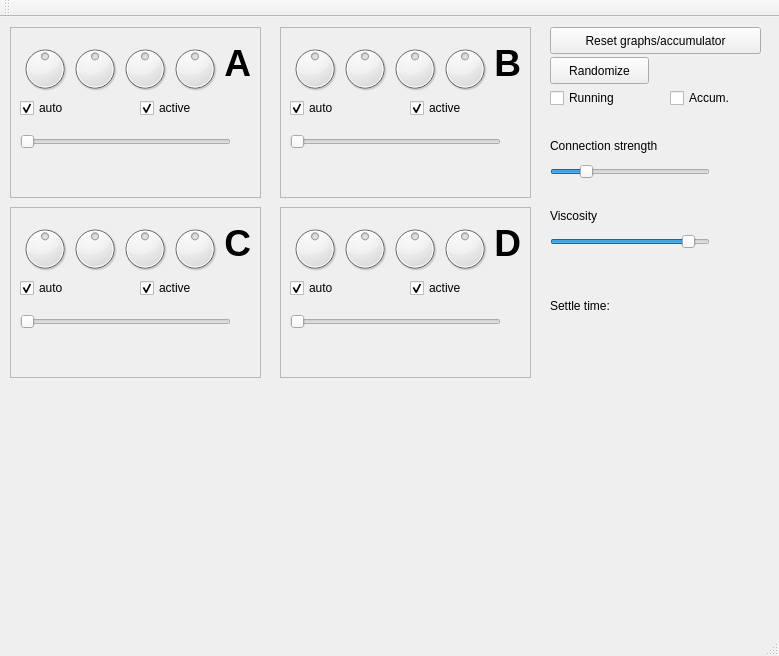
<?xml version="1.0" encoding="UTF-8"?>
<ui version="4.0">
 <class>MainWindow</class>
 <widget class="QMainWindow" name="MainWindow">
  <property name="geometry">
   <rect>
    <x>0</x>
    <y>0</y>
    <width>779</width>
    <height>656</height>
   </rect>
  </property>
  <property name="windowTitle">
   <string>Homeostat</string>
  </property>
  <widget class="QWidget" name="centralWidget">
   <widget class="QFrame" name="frame1">
    <property name="geometry">
     <rect>
      <x>10</x>
      <y>10</y>
      <width>251</width>
      <height>171</height>
     </rect>
    </property>
    <property name="frameShape">
     <enum>QFrame::StyledPanel</enum>
    </property>
    <property name="frameShadow">
     <enum>QFrame::Raised</enum>
    </property>
    <widget class="QDial" name="dialA1">
     <property name="geometry">
      <rect>
       <x>10</x>
       <y>10</y>
       <width>50</width>
       <height>64</height>
      </rect>
     </property>
     <property name="minimum">
      <number>-100</number>
     </property>
     <property name="maximum">
      <number>100</number>
     </property>
    </widget>
    <widget class="QDial" name="dialB1">
     <property name="geometry">
      <rect>
       <x>60</x>
       <y>10</y>
       <width>50</width>
       <height>64</height>
      </rect>
     </property>
     <property name="minimum">
      <number>-100</number>
     </property>
     <property name="maximum">
      <number>100</number>
     </property>
    </widget>
    <widget class="QDial" name="dialC1">
     <property name="geometry">
      <rect>
       <x>110</x>
       <y>10</y>
       <width>50</width>
       <height>64</height>
      </rect>
     </property>
     <property name="minimum">
      <number>-100</number>
     </property>
     <property name="maximum">
      <number>100</number>
     </property>
    </widget>
    <widget class="QSlider" name="slider1">
     <property name="geometry">
      <rect>
       <x>10</x>
       <y>100</y>
       <width>211</width>
       <height>29</height>
      </rect>
     </property>
     <property name="minimum">
      <number>0</number>
     </property>
     <property name="maximum">
      <number>1000</number>
     </property>
     <property name="orientation">
      <enum>Qt::Horizontal</enum>
     </property>
    </widget>
    <widget class="QCheckBox" name="automatic1">
     <property name="geometry">
      <rect>
       <x>10</x>
       <y>70</y>
       <width>97</width>
       <height>22</height>
      </rect>
     </property>
     <property name="text">
      <string>auto</string>
     </property>
     <property name="checked">
      <bool>true</bool>
     </property>
    </widget>
    <widget class="QLabel" name="label">
     <property name="geometry">
      <rect>
       <x>180</x>
       <y>10</y>
       <width>61</width>
       <height>51</height>
      </rect>
     </property>
     <property name="font">
      <font>
       <pointsize>28</pointsize>
       <weight>75</weight>
       <bold>true</bold>
      </font>
     </property>
     <property name="text">
      <string>A</string>
     </property>
     <property name="alignment">
      <set>Qt::AlignRight|Qt::AlignTrailing|Qt::AlignVCenter</set>
     </property>
    </widget>
    <widget class="QDial" name="dialD1">
     <property name="geometry">
      <rect>
       <x>160</x>
       <y>10</y>
       <width>50</width>
       <height>64</height>
      </rect>
     </property>
     <property name="minimum">
      <number>-100</number>
     </property>
     <property name="maximum">
      <number>100</number>
     </property>
    </widget>
    <widget class="QCheckBox" name="active1">
     <property name="geometry">
      <rect>
       <x>130</x>
       <y>70</y>
       <width>97</width>
       <height>22</height>
      </rect>
     </property>
     <property name="text">
      <string>active</string>
     </property>
     <property name="checked">
      <bool>true</bool>
     </property>
    </widget>
   </widget>
   <widget class="QFrame" name="frame2">
    <property name="geometry">
     <rect>
      <x>280</x>
      <y>10</y>
      <width>251</width>
      <height>171</height>
     </rect>
    </property>
    <property name="frameShape">
     <enum>QFrame::StyledPanel</enum>
    </property>
    <property name="frameShadow">
     <enum>QFrame::Raised</enum>
    </property>
    <widget class="QDial" name="dialA2">
     <property name="geometry">
      <rect>
       <x>10</x>
       <y>10</y>
       <width>50</width>
       <height>64</height>
      </rect>
     </property>
     <property name="minimum">
      <number>-100</number>
     </property>
     <property name="maximum">
      <number>100</number>
     </property>
    </widget>
    <widget class="QDial" name="dialB2">
     <property name="geometry">
      <rect>
       <x>60</x>
       <y>10</y>
       <width>50</width>
       <height>64</height>
      </rect>
     </property>
     <property name="minimum">
      <number>-100</number>
     </property>
     <property name="maximum">
      <number>100</number>
     </property>
    </widget>
    <widget class="QDial" name="dialC2">
     <property name="geometry">
      <rect>
       <x>110</x>
       <y>10</y>
       <width>50</width>
       <height>64</height>
      </rect>
     </property>
     <property name="minimum">
      <number>-100</number>
     </property>
     <property name="maximum">
      <number>100</number>
     </property>
    </widget>
    <widget class="QSlider" name="slider2">
     <property name="geometry">
      <rect>
       <x>10</x>
       <y>100</y>
       <width>211</width>
       <height>29</height>
      </rect>
     </property>
     <property name="minimum">
      <number>0</number>
     </property>
     <property name="maximum">
      <number>1000</number>
     </property>
     <property name="orientation">
      <enum>Qt::Horizontal</enum>
     </property>
    </widget>
    <widget class="QCheckBox" name="automatic2">
     <property name="geometry">
      <rect>
       <x>10</x>
       <y>70</y>
       <width>97</width>
       <height>22</height>
      </rect>
     </property>
     <property name="text">
      <string>auto</string>
     </property>
     <property name="checked">
      <bool>true</bool>
     </property>
    </widget>
    <widget class="QLabel" name="label2">
     <property name="geometry">
      <rect>
       <x>180</x>
       <y>10</y>
       <width>61</width>
       <height>51</height>
      </rect>
     </property>
     <property name="font">
      <font>
       <pointsize>28</pointsize>
       <weight>75</weight>
       <bold>true</bold>
      </font>
     </property>
     <property name="text">
      <string>B</string>
     </property>
     <property name="alignment">
      <set>Qt::AlignRight|Qt::AlignTrailing|Qt::AlignVCenter</set>
     </property>
    </widget>
    <widget class="QDial" name="dialD2">
     <property name="geometry">
      <rect>
       <x>160</x>
       <y>10</y>
       <width>50</width>
       <height>64</height>
      </rect>
     </property>
     <property name="minimum">
      <number>-100</number>
     </property>
     <property name="maximum">
      <number>100</number>
     </property>
    </widget>
    <widget class="QCheckBox" name="active2">
     <property name="geometry">
      <rect>
       <x>130</x>
       <y>70</y>
       <width>97</width>
       <height>22</height>
      </rect>
     </property>
     <property name="text">
      <string>active</string>
     </property>
     <property name="checked">
      <bool>true</bool>
     </property>
    </widget>
   </widget>
   <widget class="QFrame" name="frame3">
    <property name="geometry">
     <rect>
      <x>10</x>
      <y>190</y>
      <width>251</width>
      <height>171</height>
     </rect>
    </property>
    <property name="frameShape">
     <enum>QFrame::StyledPanel</enum>
    </property>
    <property name="frameShadow">
     <enum>QFrame::Raised</enum>
    </property>
    <widget class="QDial" name="dialA3">
     <property name="geometry">
      <rect>
       <x>10</x>
       <y>10</y>
       <width>50</width>
       <height>64</height>
      </rect>
     </property>
     <property name="minimum">
      <number>-100</number>
     </property>
     <property name="maximum">
      <number>100</number>
     </property>
    </widget>
    <widget class="QDial" name="dialB3">
     <property name="geometry">
      <rect>
       <x>60</x>
       <y>10</y>
       <width>50</width>
       <height>64</height>
      </rect>
     </property>
     <property name="minimum">
      <number>-100</number>
     </property>
     <property name="maximum">
      <number>100</number>
     </property>
    </widget>
    <widget class="QDial" name="dialC3">
     <property name="geometry">
      <rect>
       <x>110</x>
       <y>10</y>
       <width>50</width>
       <height>64</height>
      </rect>
     </property>
     <property name="minimum">
      <number>-100</number>
     </property>
     <property name="maximum">
      <number>100</number>
     </property>
    </widget>
    <widget class="QSlider" name="slider3">
     <property name="geometry">
      <rect>
       <x>10</x>
       <y>100</y>
       <width>211</width>
       <height>29</height>
      </rect>
     </property>
     <property name="minimum">
      <number>0</number>
     </property>
     <property name="maximum">
      <number>1000</number>
     </property>
     <property name="orientation">
      <enum>Qt::Horizontal</enum>
     </property>
    </widget>
    <widget class="QCheckBox" name="automatic3">
     <property name="geometry">
      <rect>
       <x>10</x>
       <y>70</y>
       <width>97</width>
       <height>22</height>
      </rect>
     </property>
     <property name="text">
      <string>auto</string>
     </property>
     <property name="checked">
      <bool>true</bool>
     </property>
    </widget>
    <widget class="QLabel" name="label2_3">
     <property name="geometry">
      <rect>
       <x>180</x>
       <y>10</y>
       <width>61</width>
       <height>51</height>
      </rect>
     </property>
     <property name="font">
      <font>
       <pointsize>28</pointsize>
       <weight>75</weight>
       <bold>true</bold>
      </font>
     </property>
     <property name="text">
      <string>C</string>
     </property>
     <property name="alignment">
      <set>Qt::AlignRight|Qt::AlignTrailing|Qt::AlignVCenter</set>
     </property>
    </widget>
    <widget class="QDial" name="dialD3">
     <property name="geometry">
      <rect>
       <x>160</x>
       <y>10</y>
       <width>50</width>
       <height>64</height>
      </rect>
     </property>
     <property name="minimum">
      <number>-100</number>
     </property>
     <property name="maximum">
      <number>100</number>
     </property>
    </widget>
    <widget class="QCheckBox" name="active3">
     <property name="geometry">
      <rect>
       <x>130</x>
       <y>70</y>
       <width>97</width>
       <height>22</height>
      </rect>
     </property>
     <property name="text">
      <string>active</string>
     </property>
     <property name="checked">
      <bool>true</bool>
     </property>
    </widget>
   </widget>
   <widget class="QFrame" name="frame4">
    <property name="geometry">
     <rect>
      <x>280</x>
      <y>190</y>
      <width>251</width>
      <height>171</height>
     </rect>
    </property>
    <property name="frameShape">
     <enum>QFrame::StyledPanel</enum>
    </property>
    <property name="frameShadow">
     <enum>QFrame::Raised</enum>
    </property>
    <widget class="QDial" name="dialA4">
     <property name="geometry">
      <rect>
       <x>10</x>
       <y>10</y>
       <width>50</width>
       <height>64</height>
      </rect>
     </property>
     <property name="minimum">
      <number>-100</number>
     </property>
     <property name="maximum">
      <number>100</number>
     </property>
    </widget>
    <widget class="QDial" name="dialB4">
     <property name="geometry">
      <rect>
       <x>60</x>
       <y>10</y>
       <width>50</width>
       <height>64</height>
      </rect>
     </property>
     <property name="minimum">
      <number>-100</number>
     </property>
     <property name="maximum">
      <number>100</number>
     </property>
    </widget>
    <widget class="QDial" name="dialC4">
     <property name="geometry">
      <rect>
       <x>110</x>
       <y>10</y>
       <width>50</width>
       <height>64</height>
      </rect>
     </property>
     <property name="minimum">
      <number>-100</number>
     </property>
     <property name="maximum">
      <number>100</number>
     </property>
    </widget>
    <widget class="QSlider" name="slider4">
     <property name="geometry">
      <rect>
       <x>10</x>
       <y>100</y>
       <width>211</width>
       <height>29</height>
      </rect>
     </property>
     <property name="minimum">
      <number>0</number>
     </property>
     <property name="maximum">
      <number>1000</number>
     </property>
     <property name="orientation">
      <enum>Qt::Horizontal</enum>
     </property>
    </widget>
    <widget class="QCheckBox" name="automatic4">
     <property name="geometry">
      <rect>
       <x>10</x>
       <y>70</y>
       <width>97</width>
       <height>22</height>
      </rect>
     </property>
     <property name="text">
      <string>auto</string>
     </property>
     <property name="checked">
      <bool>true</bool>
     </property>
    </widget>
    <widget class="QLabel" name="label4">
     <property name="geometry">
      <rect>
       <x>180</x>
       <y>10</y>
       <width>61</width>
       <height>51</height>
      </rect>
     </property>
     <property name="font">
      <font>
       <pointsize>28</pointsize>
       <weight>75</weight>
       <bold>true</bold>
      </font>
     </property>
     <property name="text">
      <string>D</string>
     </property>
     <property name="alignment">
      <set>Qt::AlignRight|Qt::AlignTrailing|Qt::AlignVCenter</set>
     </property>
    </widget>
    <widget class="QDial" name="dialD4">
     <property name="geometry">
      <rect>
       <x>160</x>
       <y>10</y>
       <width>50</width>
       <height>64</height>
      </rect>
     </property>
     <property name="minimum">
      <number>-100</number>
     </property>
     <property name="maximum">
      <number>100</number>
     </property>
    </widget>
    <widget class="QCheckBox" name="active4">
     <property name="geometry">
      <rect>
       <x>130</x>
       <y>70</y>
       <width>97</width>
       <height>22</height>
      </rect>
     </property>
     <property name="text">
      <string>active</string>
     </property>
     <property name="checked">
      <bool>true</bool>
     </property>
    </widget>
   </widget>
   <widget class="Plot2D" name="plotAB" native="true">
    <property name="geometry">
     <rect>
      <x>10</x>
      <y>370</y>
      <width>241</width>
      <height>211</height>
     </rect>
    </property>
    <property name="autoFillBackground">
     <bool>false</bool>
    </property>
   </widget>
   <widget class="Plot2D" name="plotAC" native="true">
    <property name="geometry">
     <rect>
      <x>260</x>
      <y>370</y>
      <width>241</width>
      <height>211</height>
     </rect>
    </property>
    <property name="autoFillBackground">
     <bool>false</bool>
    </property>
   </widget>
   <widget class="Plot2D" name="plotAD" native="true">
    <property name="geometry">
     <rect>
      <x>510</x>
      <y>370</y>
      <width>241</width>
      <height>211</height>
     </rect>
    </property>
    <property name="autoFillBackground">
     <bool>false</bool>
    </property>
   </widget>
   <widget class="QPushButton" name="resetButton">
    <property name="geometry">
     <rect>
      <x>550</x>
      <y>10</y>
      <width>211</width>
      <height>27</height>
     </rect>
    </property>
    <property name="text">
     <string>Reset graphs/accumulator</string>
    </property>
   </widget>
   <widget class="QPushButton" name="randButton">
    <property name="geometry">
     <rect>
      <x>550</x>
      <y>40</y>
      <width>99</width>
      <height>27</height>
     </rect>
    </property>
    <property name="text">
     <string>Randomize</string>
    </property>
   </widget>
   <widget class="QCheckBox" name="running">
    <property name="geometry">
     <rect>
      <x>550</x>
      <y>70</y>
      <width>97</width>
      <height>22</height>
     </rect>
    </property>
    <property name="text">
     <string>Running</string>
    </property>
   </widget>
   <widget class="QSlider" name="connStrength">
    <property name="geometry">
     <rect>
      <x>550</x>
      <y>140</y>
      <width>160</width>
      <height>29</height>
     </rect>
    </property>
    <property name="maximum">
     <number>500</number>
    </property>
    <property name="value">
     <number>100</number>
    </property>
    <property name="orientation">
     <enum>Qt::Horizontal</enum>
    </property>
   </widget>
   <widget class="QLabel" name="label_2">
    <property name="geometry">
     <rect>
      <x>550</x>
      <y>120</y>
      <width>141</width>
      <height>17</height>
     </rect>
    </property>
    <property name="text">
     <string>Connection strength</string>
    </property>
   </widget>
   <widget class="QSlider" name="viscosity">
    <property name="geometry">
     <rect>
      <x>550</x>
      <y>210</y>
      <width>160</width>
      <height>29</height>
     </rect>
    </property>
    <property name="maximum">
     <number>100</number>
    </property>
    <property name="value">
     <number>90</number>
    </property>
    <property name="orientation">
     <enum>Qt::Horizontal</enum>
    </property>
   </widget>
   <widget class="QLabel" name="label_3">
    <property name="geometry">
     <rect>
      <x>550</x>
      <y>190</y>
      <width>141</width>
      <height>17</height>
     </rect>
    </property>
    <property name="text">
     <string>Viscosity</string>
    </property>
   </widget>
   <widget class="QLabel" name="label_4">
    <property name="geometry">
     <rect>
      <x>550</x>
      <y>280</y>
      <width>201</width>
      <height>17</height>
     </rect>
    </property>
    <property name="text">
     <string>Settle time:</string>
    </property>
   </widget>
   <widget class="QLabel" name="timeLabel">
    <property name="geometry">
     <rect>
      <x>550</x>
      <y>310</y>
      <width>171</width>
      <height>41</height>
     </rect>
    </property>
    <property name="font">
     <font>
      <family>Ubuntu Mono</family>
      <pointsize>18</pointsize>
     </font>
    </property>
    <property name="text">
     <string/>
    </property>
   </widget>
   <widget class="QLabel" name="connLabel">
    <property name="geometry">
     <rect>
      <x>660</x>
      <y>170</y>
      <width>67</width>
      <height>17</height>
     </rect>
    </property>
    <property name="text">
     <string/>
    </property>
   </widget>
   <widget class="QLabel" name="viscLabel">
    <property name="geometry">
     <rect>
      <x>660</x>
      <y>240</y>
      <width>67</width>
      <height>17</height>
     </rect>
    </property>
    <property name="text">
     <string/>
    </property>
   </widget>
   <widget class="QCheckBox" name="accumulate">
    <property name="geometry">
     <rect>
      <x>670</x>
      <y>70</y>
      <width>97</width>
      <height>22</height>
     </rect>
    </property>
    <property name="text">
     <string>Accum.</string>
    </property>
   </widget>
  </widget>
  <widget class="QMenuBar" name="menuBar">
   <property name="geometry">
    <rect>
     <x>0</x>
     <y>0</y>
     <width>779</width>
     <height>25</height>
    </rect>
   </property>
  </widget>
  <widget class="QToolBar" name="mainToolBar">
   <attribute name="toolBarArea">
    <enum>TopToolBarArea</enum>
   </attribute>
   <attribute name="toolBarBreak">
    <bool>false</bool>
   </attribute>
  </widget>
  <widget class="QStatusBar" name="statusBar"/>
 </widget>
 <layoutdefault spacing="6" margin="11"/>
 <customwidgets>
  <customwidget>
   <class>Plot2D</class>
   <extends>QWidget</extends>
   <header>plot2d.h</header>
   <container>1</container>
  </customwidget>
 </customwidgets>
 <resources/>
 <connections/>
</ui>
